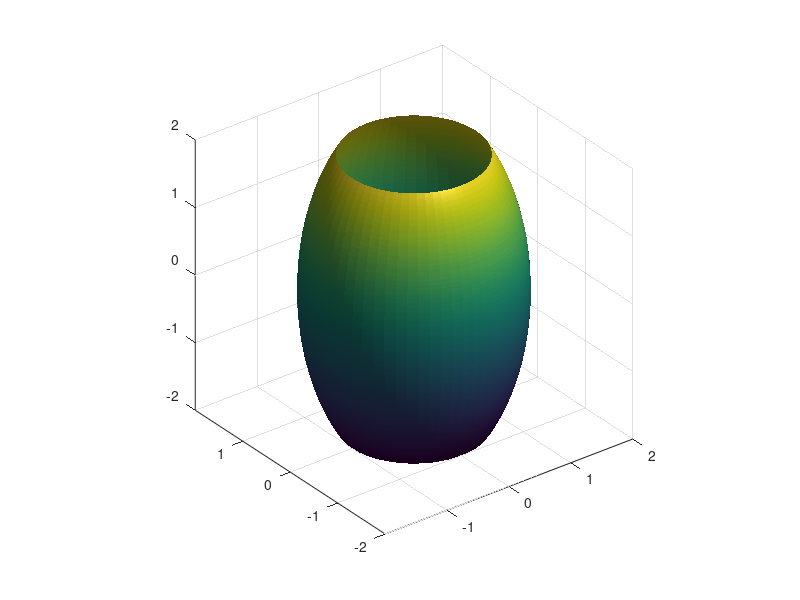

MATLAB code for this plot:
% -------------------------------------------------------------------------
% FassFormelGauss.m
% -------------------------------------------------------------------------
% MATLAB-Programm zum Kapitel "Physik des Kontinuums" aus
% "Fingerübungen der Physik" von Michael Kaschke und Holger Cartarius
% unter Mitwirkung von Ulrich Potthoff
% Alle Rechte bei den Autoren
% Freier Gebrauch mit Buch und/oder Angabe der Quelle erlaubt.
% -------------------------------------------------------------------------
% Programm berechnet Volumen von Rotationskörpern
% über Gaussschen Integralsatz
% -------------------------------------------------------------------------
clc
clear all
close all 
addpath('./IncludeFolder/')
addpath('./Data/')

h = 2;
a = 1.5;
b = h/sqrt(1-1/a^2);

z =linspace(-h,h,201);

rho = a*sqrt(1-z.^2/b^2);

V  = 2*pi*a^2*h*(1-h^2/b^2/3);

figure()
% plot(rho,z)

phi=0:0.1:2*pi+0.1;

[Z,PHI]=meshgrid(z,phi);

surf(rho.*cos(PHI),rho.*sin(PHI),Z);

shading interp;
camlight;
axis equal


